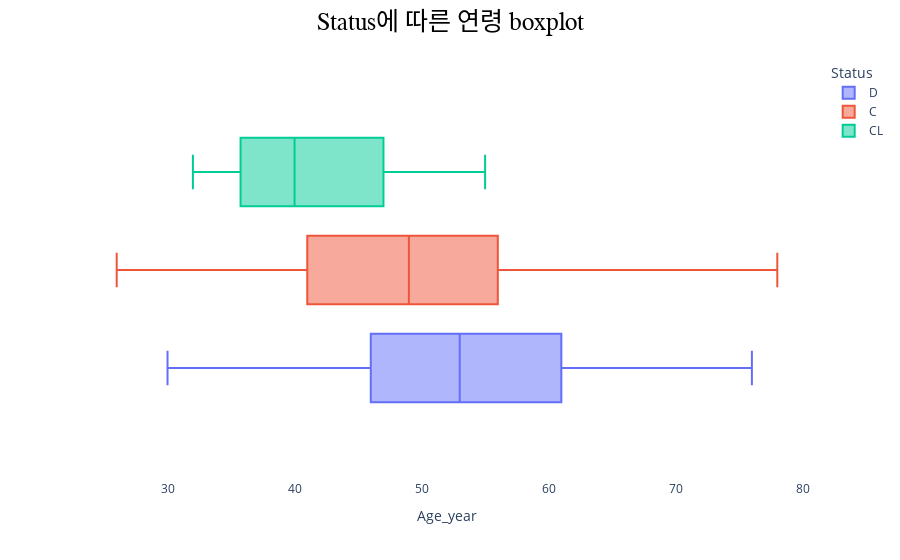

The notebook cell saved with this chart:
### Markdown cell above
- 전체적으로 대칭형 구조를 형성하고 있음
- 주로 52 - 53세의 환자가 많은 편

### Code cell
# boxplot of age
fig = px.box(data, x="Age_year", color = 'Status')
fig.update_layout(title_text="Status에 따른 연령 boxplot",
                  title_x = 0.5,
                  title_xanchor = 'center',
                  title_font_size = 25,
                  title_font_color = 'black',
                  title_font_family = 'NanumSquare',
                  plot_bgcolor='#ffffff')
fig.show()

### Figure 1 — Plotly figure (JSON) as saved in the notebook; plotly's stock layout.template omitted (floating-point values rounded to 4 significant figures; data arrays with more than 128 entries replaced by an {"elided": "..."} marker saying what was removed)
{"data": [{"alignmentgroup": "True", "hovertemplate": "Status=D<br>Age_year=%{x}<extra></extra>", "legendgroup": "D", "marker": {"color": "#636efa"}, "name": "D", "notched": false, "offsetgroup": "D", "orientation": "h", "showlegend": true, "type": "box", "x": {"elided": "157 int values"}, "x0": " ", "xaxis": "x", "y0": " ", "yaxis": "y"}, {"alignmentgroup": "True", "hovertemplate": "Status=C<br>Age_year=%{x}<extra></extra>", "legendgroup": "C", "marker": {"color": "#EF553B"}, "name": "C", "notched": false, "offsetgroup": "C", "orientation": "h", "showlegend": true, "type": "box", "x": {"elided": "230 int values"}, "x0": " ", "xaxis": "x", "y0": " ", "yaxis": "y"}, {"alignmentgroup": "True", "hovertemplate": "Status=CL<br>Age_year=%{x}<extra></extra>", "legendgroup": "CL", "marker": {"color": "#00cc96"}, "name": "CL", "notched": false, "offsetgroup": "CL", "orientation": "h", "showlegend": true, "type": "box", "x": [38, 34, 41, 35, 47, 36, 40, 41, 32, 41, 39, 34, 44, 46, 47, 48, 40, 35, 55, 48, 40, 48, 52, 32, 36], "x0": " ", "xaxis": "x", "y0": " ", "yaxis": "y"}], "layout": {"boxmode": "group", "legend": {"title": {"text": "Status"}, "tracegroupgap": 0}, "margin": {"t": 60}, "plot_bgcolor": "#ffffff", "title": {"font": {"color": "black", "family": "NanumSquare", "size": 25}, "text": "Status에 따른 연령 boxplot", "x": 0.5, "xanchor": "center"}, "xaxis": {"anchor": "y", "domain": [0, 1], "title": {"text": "Age_year"}}, "yaxis": {"anchor": "x", "domain": [0, 1]}}}
